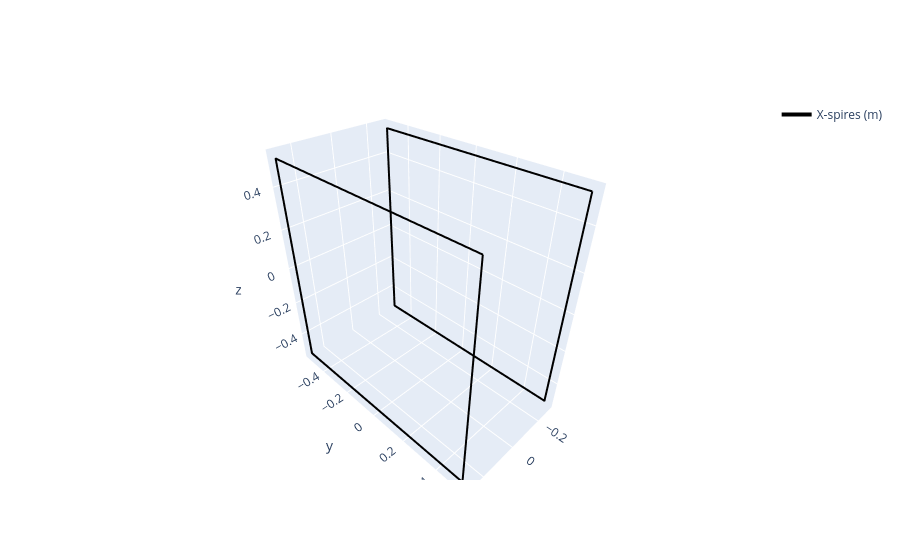

The notebook cell saved with this chart:
### Markdown cell above
Set the spires Geometry

### Code cell
##Spawn spires
spire_x_s = X_coil.square_spires(num_seg)
print(spire_x_s.shape)
##PLot spires
f0 = None
f0 = hplot.plot_spires(f0, spire_x_s, color='black', row=None, col=None)

f0.show()

### Figure 1 — Plotly figure (JSON) as saved in the notebook; plotly's stock layout.template omitted (floating-point values rounded to 4 significant figures; data arrays with more than 128 entries replaced by an {"elided": "..."} marker saying what was removed)
{"data": [{"legendgroup": "X-spires (m)", "line": {"color": "black", "width": 4}, "mode": "lines", "name": "X-spires (m)", "showlegend": true, "type": "scatter3d", "x": {"elided": "401 float values"}, "y": {"elided": "401 float values"}, "z": {"elided": "401 float values"}}, {"legendgroup": "X-spires (m)", "line": {"color": "black", "width": 4}, "mode": "lines", "showlegend": false, "type": "scatter3d", "x": {"elided": "401 float values"}, "y": {"elided": "401 float values"}, "z": {"elided": "401 float values"}}], "layout": {}}
